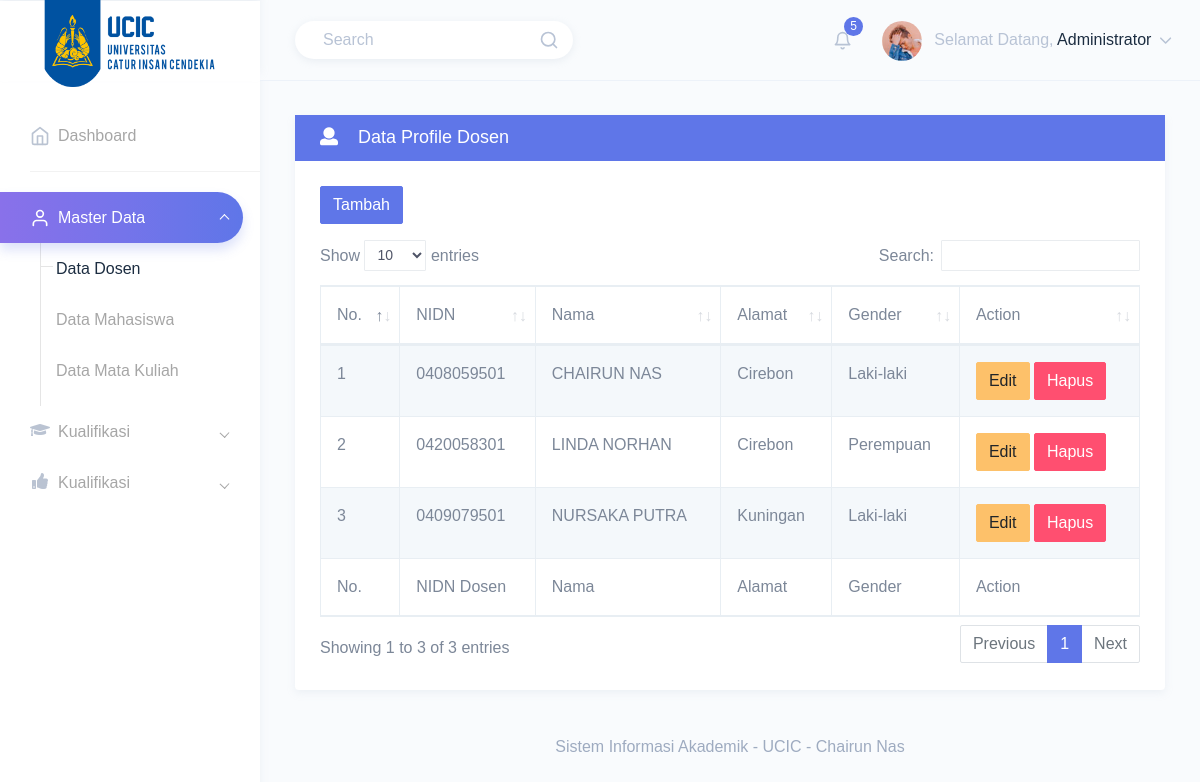
/admin/index.php?page=datadosen (signed in), run on the app's committed database.
### tables this page shows
CREATE TABLE `tbl_user` (
  `id_user` int(11) NOT NULL,
  `username` varchar(30) NOT NULL,
  `password` text NOT NULL,
  `nm_user` varchar(50) NOT NULL,
  `status` varchar(30) NOT NULL
);

CREATE TABLE `tbl_dosen` (
  `id_dosen` int(11) NOT NULL,
  `nidn_dosen` varchar(15) NOT NULL,
  `nm_dosen` varchar(50) NOT NULL,
  `alamat` text NOT NULL,
  `gender` varchar(10) NOT NULL
);

### admin/component/datadosen.php (the view, shortened to what this page needs)
<div class="row">
    <div class="col-12">
        <div class="card">
            <div class="card-header bg-primary">
                <h4 class="mb-0 text-white"><i class="fas fa-user"></i> &nbsp;&nbsp;&nbsp;Data Profile
                    Dosen</h4>
            </div>
            <div class="card-body">
                <a href="index.php?page=form_datadosen" class="btn btn-primary">Tambah</a>
                <div class="table-responsive">
                    <table id="zero_config" class="table table-striped table-bordered no-wrap">
                        <thead>
                            <tr>
                                <th>No.</th>
                                <th>NIDN</th>
                                <th>Nama</th>
                                <th>Alamat</th>
                                <th>Gender</th>
                                <th>Action</th>
                            </tr>
                        </thead>
                        <tbody>
                            <?php
                            include '../koneksi.php';
                            $sqld = mysqli_query($con, "SELECT * FROM tbl_dosen");
                            $i = 1;
                            while ($rd = mysqli_fetch_array($sqld)) {
                            ?>
                                <tr>
                                    <td><?= "$i"; ?></td>
                                    <td><?= "$rd[nidn_dosen]"; ?></td>
                                    <td><?= "$rd[nm_dosen]"; ?></td>
                                    <td><?= "$rd[alamat]"; ?></td>
                                    <td><?= "$rd[gender]"; ?></td>
                                    <td>
                                        <a href="index.php?page=form_datadosen_edit&id=<?= $rd['id_dosen']; ?>" class="btn btn-warning">Edit</a>
                                        <a href="index.php?page=hapus_datadosen&id=<?= $rd['id_dosen']; ?>" class="btn btn-danger">Hapus</a>
                                    </td>
                                </tr>
                            <?php
                                $i++;
                            }
                            ?>
                        </tbody>
                        <tfoot>
                            <tr>
                                <th>No.</th>
                                <th>NIDN Dosen</th>
                                <th>Nama</th>
                                <th>Alamat</th>
                                <th>Gender</th>
                                <th>Action</th>
                            </tr>
                        </tfoot>
                    </table>
                </div>
            </div>
        </div>
    </div>
</div>

### admin/index.php (shortened to what this page needs)
<?php
include "../koneksi.php";
$sqla = mysqli_query($con, "select * from tbl_user where username= '$_SESSION[namaadmin]' ");
$ra = mysqli_fetch_array($sqla);
?>
<!DOCTYPE html>
<html dir="ltr" lang="en">
<head>
    <link href="../assets/assets/extra-libs/c3/c3.min.css" rel="stylesheet">
    <link href="../assets/assets/libs/chartist/dist/chartist.min.css" rel="stylesheet">
    <link href="../assets/assets/extra-libs/jvector/jquery-jvectormap-2.0.2.css" rel="stylesheet" />
    <link href="../assets/assets/extra-libs/datatables.net-bs4/css/dataTables.bootstrap4.css" rel="stylesheet">
    <link href="../assets/dist/css/style.min.css" rel="stylesheet">
    <link rel="stylesheet" type="text/css" href="../assets/assets/extra-libs/prism/prism.css">
</head>
<body>
    <div id="main-wrapper" data-theme="light" data-layout="vertical" data-navbarbg="skin6" data-sidebartype="full" data-sidebar-position="fixed" data-header-position="fixed" data-boxed-layout="full">
        <header class="topbar" data-navbarbg="skin6">
            <nav class="navbar top-navbar navbar-expand-md">
                <div class="navbar-header" data-logobg="skin6">
                    <div class="navbar-brand">
                        <a href="index.html">
                            <b class="logo-icon">
                                <img src="../assets/assets/images/cic.png" width="100%" height="100%" alt="homepage" class="dark-logo" />
                            </b>
                        </a>
                    </div>
                </div>
                <div class="navbar-collapse collapse" id="navbarSupportedContent">
                    <ul class="navbar-nav float-left mr-auto ml-3 pl-1">
                        <li class="nav-item d-none d-md-block">
                            <a class="nav-link" href="javascript:void(0)">
                                <form>
                                    <div class="customize-input">
                                        <input class="form-control custom-shadow custom-radius border-0 bg-white" type="search" placeholder="Search" aria-label="Search">
                                        <i class="form-control-icon" data-feather="search"></i>
                                    </div>
                                </form>
                            </a>
                        </li>
                    </ul>
                    <ul class="navbar-nav float-right">
                        <li class="nav-item dropdown">
                            <a class="nav-link dropdown-toggle pl-md-3 position-relative" href="javascript:void(0)" id="bell" role="button" data-toggle="dropdown" aria-haspopup="true" aria-expanded="false">
                                <span><i data-feather="bell" class="svg-icon"></i></span>
                                <span class="badge badge-primary notify-no rounded-circle">5</span>
                            </a>
                        </li>
                        <li class="nav-item dropdown">
                            <a class="nav-link dropdown-toggle" href="javascript:void(0)" data-toggle="dropdown" aria-haspopup="true" aria-expanded="false">
                                <img src="../assets/assets/images/users/profile-pic.jpg" alt="user" class="rounded-circle" width="40">
                                <span class="ml-2 d-none d-lg-inline-block"><span>Selamat Datang,</span> <span class="text-dark"> <?php echo "$ra[nm_user]" ?> </span> <i data-feather="chevron-down" class="svg-icon"></i></span>
                            </a>
                        </li>
                    </ul>
                </div>
            </nav>
        </header>
        <aside class="left-sidebar" data-sidebarbg="skin6">
            <div class="scroll-sidebar" data-sidebarbg="skin6">
                <nav class="sidebar-nav">
                    <ul id="sidebarnav">
                        <li class="sidebar-item"> <a class="sidebar-link sidebar-link" href="index.php" aria-expanded="false"><i data-feather="home" class="feather-icon"></i><span class="hide-menu">Dashboard</span></a></li>
                        <li class="list-divider"></li>
                        <li class="sidebar-item"> <a class="sidebar-link has-arrow" href="javascript:void(0)" aria-expanded="false"><i data-feather="user" class="feather-icon"></i><span class="hide-menu">Master Data </span></a>
                            <ul aria-expanded="false" class="collapse  first-level base-level-line">
                                <li class="sidebar-item"><a href="index.php?page=datadosen" class="sidebar-link"><span class="hide-menu"> Data Dosen
                                        </span></a>
                                </li>
                                <li class="sidebar-item"><a href="index.php?page=datamahasiswa" class="sidebar-link"><span class="hide-menu"> Data Mahasiswa
                                        </span></a>
                                </li>
                                <li class="sidebar-item"><a href="index.php?page=datamatkul" class="sidebar-link"><span class="hide-menu"> Data Mata Kuliah
                                        </span></a>
                                </li>
                            </ul>
                        </li>
                        <li class="sidebar-item"> <a class="sidebar-link has-arrow" href="javascript:void(0)" aria-expanded="false"><i class="fas fa-graduation-cap"></i><span class="hide-menu">Kualifikasi </span></a>
                        </li>
                        <li class="sidebar-item"> <a class="sidebar-link has-arrow" href="javascript:void(0)" aria-expanded="false"><i class="fas fa-thumbs-up"></i><span class="hide-menu">Kualifikasi </span></a>
                        </li>
                    </ul>
                </nav>
            </div>
        </aside>
        <div class="page-wrapper">
            <div class="container-fluid">
                <?php
                if (isset($_GET['page'])) {
                    $page = $_GET['page'];
                    switch ($page) {
                        case 'datadosen';
                            include 'component/datadosen.php';
                            break;
                    }
                } else {
                    include 'component/beranda.html';
                }
                ?>
                <footer class="footer text-center text-muted">
                    Sistem Informasi Akademik - UCIC - Chairun Nas
                </footer>
            </div>
        </div>
</body>
</html>

### data on the page
tbl_user: nm_user "Administrator"
tbl_dosen: nidn_dosen "0408059501", nm_dosen "CHAIRUN NAS", alamat "Cirebon", gender "Laki-laki"
tbl_dosen: nidn_dosen "0420058301", nm_dosen "LINDA NORHAN", alamat "Cirebon", gender "Perempuan"
tbl_dosen: nidn_dosen "0409079501", nm_dosen "NURSAKA PUTRA", alamat "Kuningan", gender "Laki-laki"
